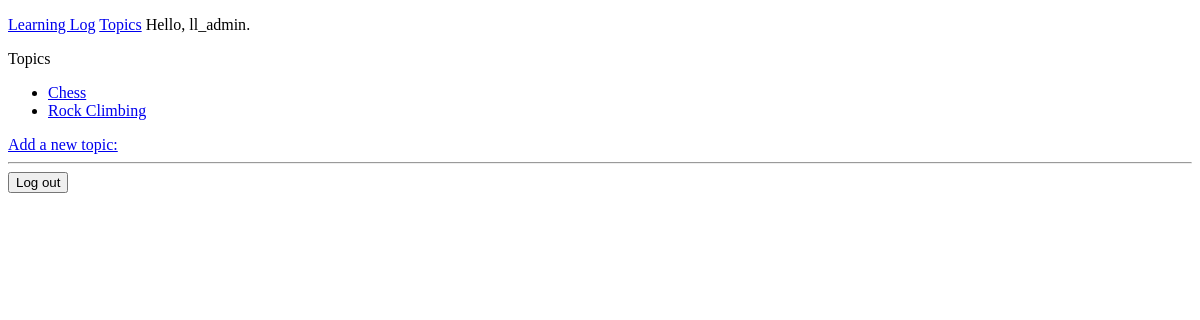
Before: /topics/ (signed in) with the older database file.
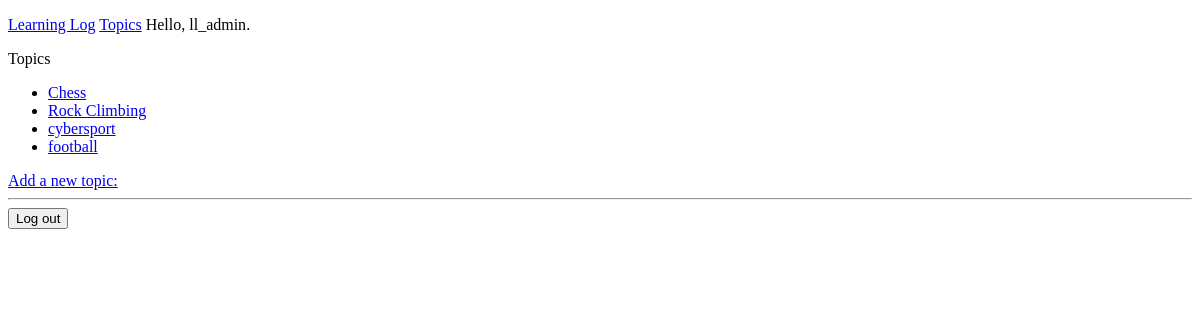
After: the same page with the newer database file.
### learning_logs/models.py (models this page shows)
class Topic(models.Model):
    text = models.CharField(max_length=200)
    date_added = models.DateTimeField(auto_now_add=True)
    owner = models.ForeignKey(User, on_delete=models.CASCADE)
    def __str__(self):
        return self.text

### learning_logs/views.py (the view)
# urls.py: path('topics/', views.topics, name='topics'),
@login_required
def topics(request):
    topics = Topic.objects.filter(owner=request.user).order_by('date_added')
    context = {'topics': topics}
    return render(request, 'learning_logs/topics.html', context)

### learning_logs/templates/learning_logs/topics.html
{% extends "learning_logs/base.html" %}
{% block content %}
<p>Topics</p>
<ul>
  {% for topic in topics %}
    <li>
        <a href="{% url 'learning_logs:topic' topic.id %}">
            {{ topic }}</a>
    </li>
  {% empty %}
      <li>No topics have been added yet.</li>
  {% endfor %}
</ul>
<a href="{% url 'learning_logs:new_topic' %}">Add a new topic:</a>
{% endblock content %}

Changed rows visible on the page:
added Topic: text "cybersport"
added Topic: text "football"
